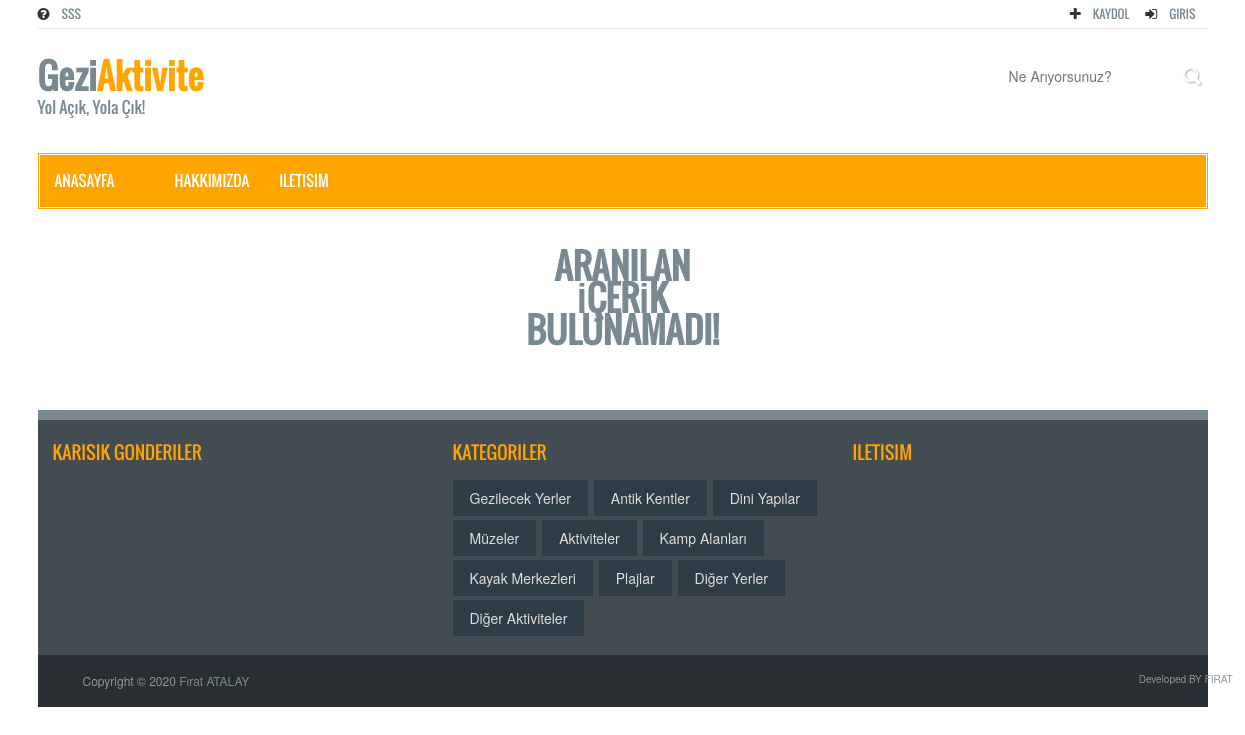
Screenshot of /error/ with the database file from the repository.
### place/models.py (models this page shows, shortened)
class Category(MPTTModel):
    STATUS = (
        ('true','Evet'),
        ('false','Hayır'),
    )
    title = models.CharField(max_length=50)
    descriptions = models.CharField(max_length=255)
    keywords = models.CharField(max_length=255)
    image = models.ImageField(blank=True,upload_to='images/')
    status = models.CharField(max_length=10, choices=STATUS)
    slug = models.SlugField(null=False, unique=True)
    parent = TreeForeignKey('self', blank=True, null=True, related_name='children', on_delete=models.CASCADE)
    create_at = models.DateTimeField(auto_now_add=True)
    update_at = models.DateTimeField(auto_now=True)
    class MPTTMeta:
        order_insertion_by = ['title']
    def image_tag(self):
        return mark_safe('<img src="{}" height="50"/>'.format(self.image.url))
    image_tag.short_description = 'Image'

### home/views.py (the view)
# urls.py: path('error/', views.error, name='error'),
def error(request):
    category = Category.objects.all()
    menu = Menu.objects.all()
    context = {
        'category': category,
        'menu': menu,
    }
    return render(request, 'error.html', context)

### home/templates/error.html (shortened to what this page needs)
{% extends "homebase.html" %}
{% block navbar %} {% include 'navbar.html' %}{% endblock %}
{% block content %}
    <section id="ContactContent">
      <div class="row">
        <div class="col-lg-12 col-md-12 col-sm-12">
          <div class="contact_area">
              <br>
              <br>
              <center>
                  <p><a class="logo" href="/">ARANILAN İÇERİK BULUNAMADI!</a></p>
              </center>
          </div>
        </div>
      </div>
    </section>
{% endblock %}

### home/templates/footer.html (shortened to what this page needs)
<footer id="footer">
    <div class="footer_top">
        <div class="container">
            <div class="row">
                <div class="col-lg-4 col-md-4 col-sm-4">
                    <div class="single_footer_top wow fadeInLeft">
                        <h2>Karısık Gonderiler</h2>
                            {% load static %}
                    </div>
                </div>
                <div class="col-lg-4 col-md-4 col-sm-4">
                    <div class="single_footer_top wow fadeInDown">
                        <h2>Kategoriler</h2>
                        <ul class="labels_nav">
                            {% for rs in category  %}
                                <li><a href="/category/{{ rs.id }}/{{ rs.slug }}">{{ rs.title }}</a></li>
                            {% endfor %}
                        </ul>
                    </div>
                </div>
                <div class="col-lg-4 col-md-4 col-sm-4">
                    <div class="single_footer_top wow fadeInRight">
                        <h2>ILETISIM</h2>
                    </div>
                </div>
            </div>
        </div>
    </div>
    <div class="footer_bottom">
        <div class="container">
            <div class="row">
                <div class="col-lg-6 col-md-6 col-sm-6 col-xs-12">
                    <div class="footer_bottom_left">
                        <p>Copyright &copy; 2020 <a href="">Fırat ATALAY</a></p>
                    </div>
                </div>
                <div class="col-lg-6 col-md-6 col-sm-6 col-xs-12">
                    <div class="footer_bottom_right">
                        <p>Developed BY FIRAT</p>
                    </div>
                </div>
            </div>
        </div>
    </div>
</footer>
{% load static %}
<link rel="stylesheet" href="http://code.jquery.com/ui/1.8.18/themes/base/jquery-ui.css" type="text/css" media="all" />
</body>
</html>

### home/static/assets/css/theme.css (style rules this page uses)
.single_footer_top > h2 { color:#ffa500 }

### home/static/assets/css/style.css (style rules this page uses)
body { background-color:#fff; color:#333; overflow-x:hidden !important }
ul { padding:0; margin:0; list-style:none }
a { text-decoration:none; color:#798992 }
h2 { font-family:'Oswald',sans-serif; line-height:23px }
.logo { display:block; font-family:"Oswald",sans-serif; font-size:35px; font-weight:bold; line-height:32px; width:217px }
#footer { float:left; display:inline; width:100%; border-top:10px solid #798992; margin-top:30px }
.footer_top { background-color:#434c51; display:inline; float:left; padding:15px 0; width:100% }
.single_footer_top { float:left; display:inline; width:100% }
.single_footer_top > h2 { font-size:18px; margin:0 0 10px; padding:6px 0; text-transform:uppercase }
.labels_nav { text-align:left }
.labels_nav li { display:inline-block }
.labels_nav li a { display:inline-block; background:none repeat scroll 0 0 #2e3d45; color:#ddd; line-height:12px; margin:0 2px 4px 0; padding:12px 17px; -webkit-transition:all 0.5s; -o-transition:all 0.5s; -moz-transition:all 0.5s; -ms-transition:all 0.5s; transition:all 0.5s }
.footer_bottom { float:left; display:inline; width:100%; background:none repeat scroll 0 0 #282e31; color:#eee; font-size:12px; padding:8px 20px }
.footer_bottom_left { float:left; display:inline; width:100% }
.footer_bottom_left p, .footer_bottom_right p { color:#949494; margin:9px 10px 10px }
.footer_bottom_right p { font-size:10px }
.footer_bottom_right { float:left; display:inline; width:100%; text-align:right }
#ContactContent { float:left; display:inline; width:100% }
.contact_area { display:inline; float:left; padding:0 15px 25px; width:100% }

### rows the page displays
Category: title "Gezilecek Yerler"
Category: title "Antik Kentler"
Category: title "Dini Yapılar"
Category: title "Müzeler"
Category: title "Aktiviteler"
Category: title "Kamp Alanları"
Category: title "Kayak Merkezleri"
Category: title "Plajlar"
Category: title "Diğer Yerler"
Category: title "Diğer Aktiviteler"
